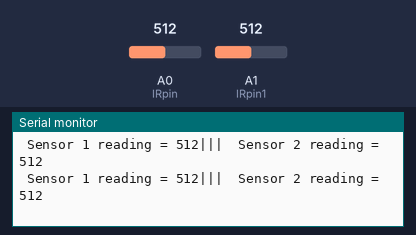
Bench run of a sketch on a simulated Arduino Uno, built with avr-gcc and run on an emulated ATmega328P. Shown: the last lines printed to the serial monitor. The inputs (shaded band) are chosen by the test bench; at power-on: A0 (IRpin) = 512, A1 (IRpin1) = 512.

Above: at 1.3 s.
1.4 s: A0 (IRpin) set to 716
At 1.9 s:
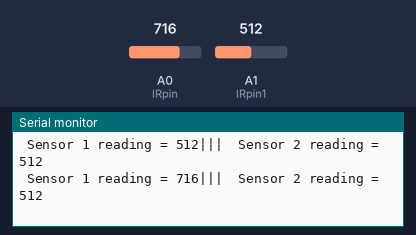
2.9 s: A1 (IRpin1) set to 716
At 3.4 s:
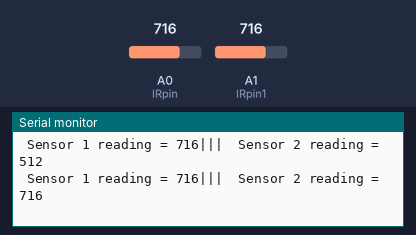
4.4 s: A0 (IRpin) set to 900
At 4.9 s:
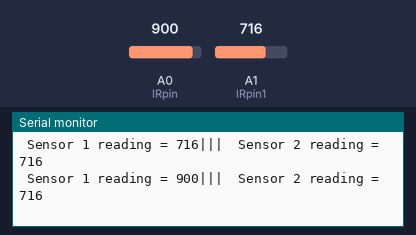
5.9 s: A1 (IRpin1) set to 900
At 6.4 s:
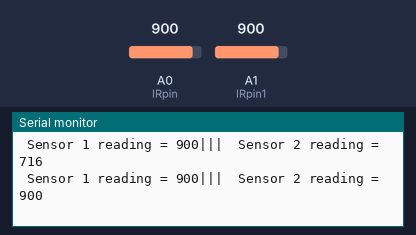
Timing chart, 0 to 8.4 s (numbered marks = the images above; inputs shaded):
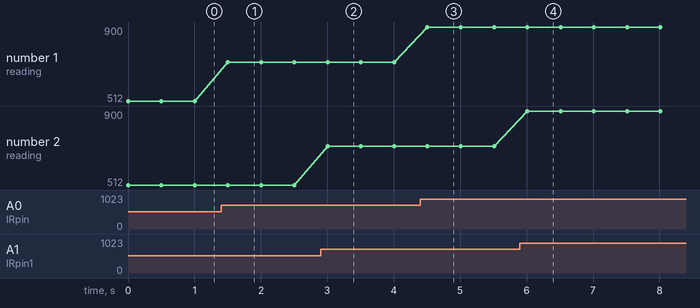

The sketch:

IR_sesor.ino
```cpp
#define IRpin  A0  // Digital Pin 2
#define IRpin1 A1  // Digital Pin 3
int i = 0 ;

void setup() {

Serial.begin(9600);
pinMode(IRpin,INPUT);
pinMode(IRpin1,INPUT);
}
void loop() {

int IRread =  analogRead(IRpin);
int IRread1 = analogRead(IRpin1);

Serial.print(" Sensor 1 reading = ");
Serial.print(IRread);
Serial.print("|||  Sensor 2 reading = ");
Serial.println(IRread1);

delay(500);
}
```

Measured:
- after the input at 1.4 s, the serial monitor: prints a new line after 0.10 s (image 1)
- after the input at 2.9 s, the serial monitor: prints a new line after 0.11 s (image 2)
- after the input at 4.4 s, the serial monitor: prints a new line after 0.11 s (image 3)
- after the input at 5.9 s, the serial monitor: prints a new line after 0.11 s (image 4)
- plotted number 1: 512 → 716 after the input at 1.4 s, 716 → 900 after the input at 4.4 s
